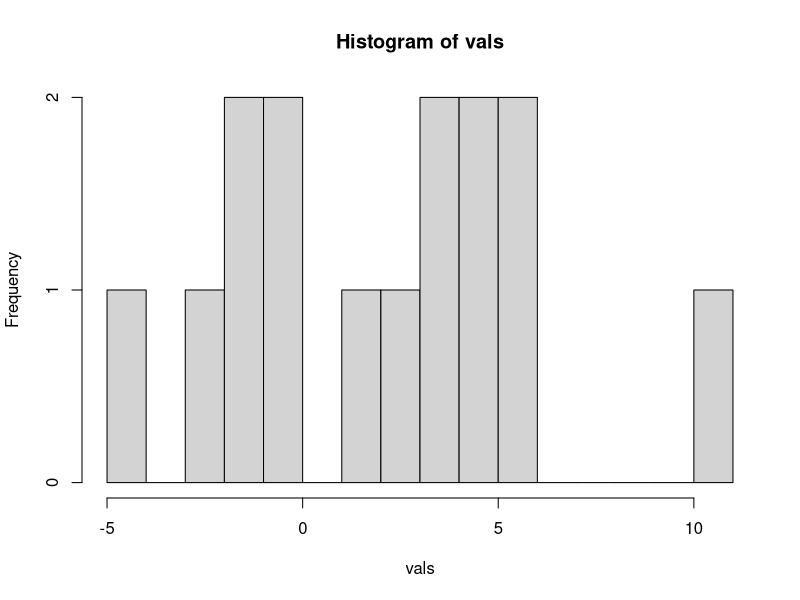
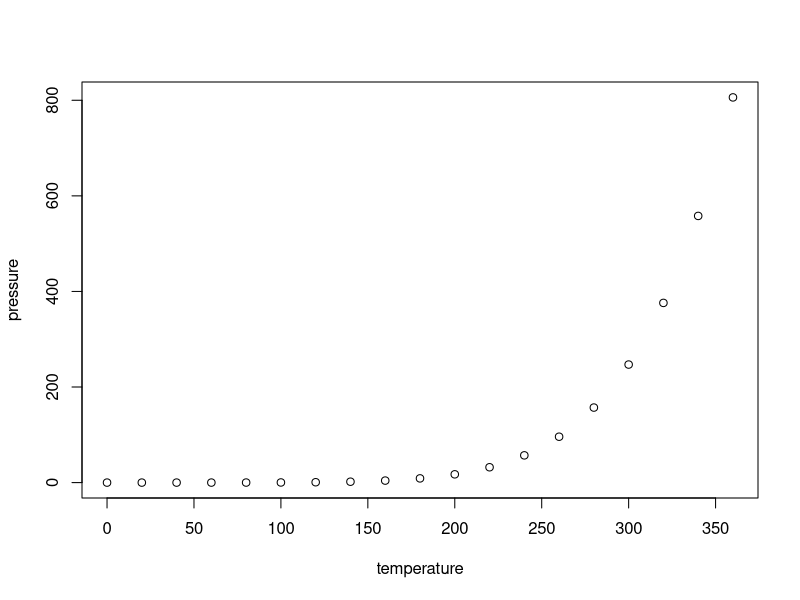

Write R code to recreate these figures, in order.
## ---- chunk 1
knitr::opts_chunk$set(echo = TRUE)
## ---- chunk 2
upper = 4*1.96+80
lower = -4*1.96+80
print(upper)
print(lower)
## ---- chunk 3
lower = pbinom(72,100,0.80)
upper = 1-pbinom(88,100,0.80)
print(upper+lower)
## ---- chunk 4
lower = pbinom(72,100,0.9)
upper = 1-pbinom(88,100,0.9)
print(upper+lower)
## ---- chunk 5
phat = 85/100
n=100
SE = sqrt(phat*(1-phat)/n)
print(phat-1.96*SE)
print(phat+1.96*SE)
## ---- chunk 6
vals = c(-5, -2, -1, -1, 0, 0, 2, 3, 4, 4, 5, 5, 6, 6, 11)
## ---- chunk 7
n=15
SE = sqrt(15/n)
lower = -1.96*SE
upper = 1.96*SE
polutantMean = (mean(vals))
print(polutantMean)
print(lower)
print(upper)
lowerE = -1*polutantMean
upperE = 1*polutantMean
lowerP = pnorm(lowerE,0,SE)
upperP = 1-pnorm(upperE,0,SE)
print(lowerP+upperP)

## ---- chunk 8
print(polutantMean+upper)
print(polutantMean+lower)
## ---- chunk 9
hist(vals,breaks=seq(-5,11,1))
ss=15
numIteration=100
allSamples = numeric(numIteration)
allSamples=replicate(numIteration,mean(sample(c(-2.5,5),size=ss,replace=TRUE)))
SE = sqrt(15/ss)
lower = -1.96*SE
upper = 1.96*SE
numOutside=0
for(i in 1:60)
{
  if(allSamples[i]>upper || allSamples[i]<lower)
  {
    numOutside=numOutside+1 
  }
}
print((numOutside/100))
## ---- chunk 10
plot(pressure)
